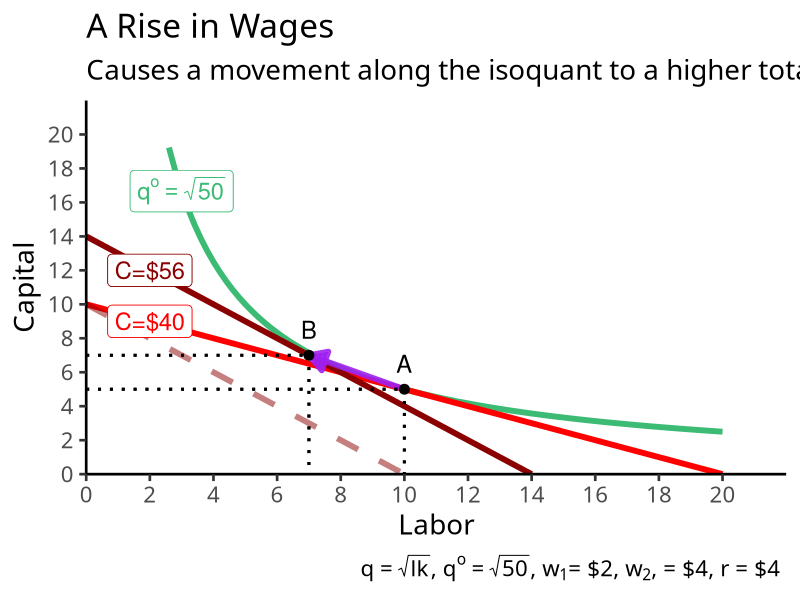
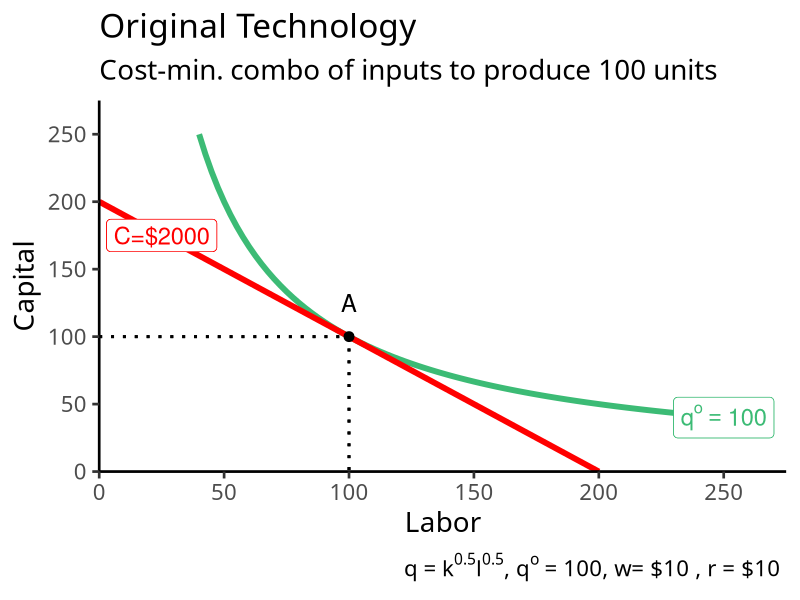
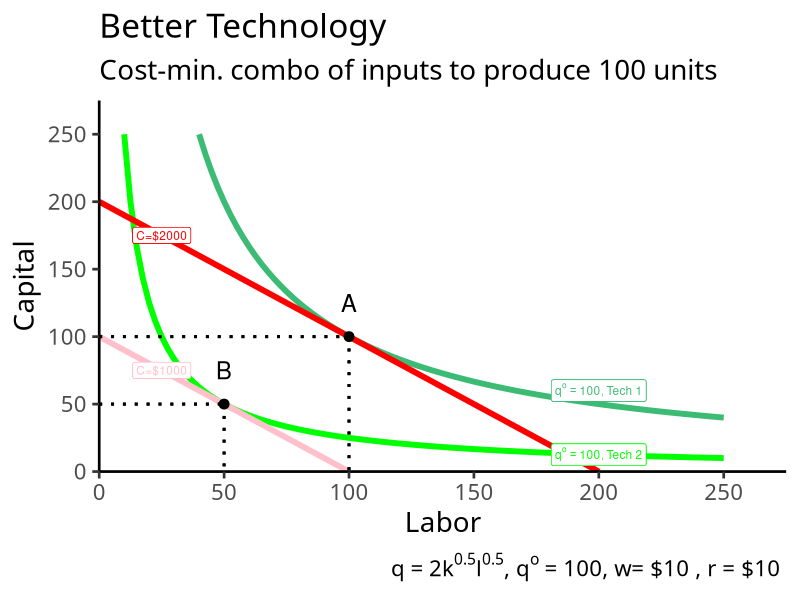

Generate these figures, in order, with R:
## ---- chunk 1
knitr::opts_chunk$set(echo = FALSE,
                      message = FALSE,
                      warning = FALSE)
## ---- chunk 2
library(tidyverse)
points_opt<-tribble(
  ~letter, ~x, ~y,
  "A", 10, 5,
  "B", 7, 7
)

iq_opt=function(x){50/x}
IC_10=function(x){10-0.5*x}
IC_10_2=function(x){10-x}
IC_14=function(x){14-x}

ggplot(data.frame(x=c(0,10)), aes(x=x))+
  stat_function(fun=iq_opt, geom="line", size=2, color = "#3CBB75FF")+
  stat_function(fun=IC_10, geom="line", size=2, color = "red")+
  stat_function(fun=IC_10_2, geom="line", size=2, color = "darkred", linetype="dashed", alpha=0.5)+
  geom_label(aes(x=3,y=iq_opt(3)), color = "#3CBB75FF", label=expression(q^o==sqrt(50)), size = 6)+
  geom_label(aes(x=2,y=IC_10(2)), color = "red", label="C=$40", size = 6)+
  # new cost line and label
  stat_function(fun=IC_14, geom="line", size=2, color = "darkred")+
  geom_label(aes(x=2,y=IC_14(2)), color = "darkred", label="C=$56", size = 6)+
  # arrow
  annotate("segment", x = 10, xend = 7, y = 5, yend = 7, color = "purple", size=2, alpha=0.9, arrow=arrow(length=unit(0.5,"cm"), ends="last", type="closed"))+
  geom_point(data = points_opt,
             mapping=aes(x=x, y=y),
             size = 3)+
  geom_text(data = points_opt,
             mapping=aes(x=x, y=(y+1.5),
             label = letter),
             size = 6)+
  # old point A lines
  geom_segment(aes(x = 0, xend = 10, y = 5, yend=5), linetype="dotted", size=1)+
  geom_segment(aes(x = 10, xend = 10, y = 5, yend=0), linetype="dotted", size=1)+
  # new point B lines
  geom_segment(aes(x = 0, xend = 7, y = 7, yend=7), linetype="dotted", size=1)+
  geom_segment(aes(x = 7, xend = 7, y = 7, yend=0), linetype="dotted", size=1)+
  
    scale_x_continuous(breaks=seq(0,20,2),
                     limits=c(0,20),
                     expand=expand_scale(mult=c(0,0.1)))+
  scale_y_continuous(breaks=seq(0,20,2),
                     limits=c(0,20),
                     expand=expand_scale(mult=c(0,0.1)))+
  #scale_colour_manual("Curves", values = line_colors, guide=F)+
  labs(x = "Labor",
       y = "Capital",
       title = "A Rise in Wages",
       subtitle = "Causes a movement along the isoquant to a higher total cost",
       caption = expression(paste(q==sqrt(lk), ", ", q^o==sqrt(50), ", ", w[1], "= $2, ", w[2], ", = $4, ", r," = $4", sep=" ")))+
  theme_classic(base_family = "Fira Sans Condensed", base_size=20)
## ---- chunk 3
points_tech1<-tribble(
  ~letter, ~x, ~y,
  "A", 100, 100
)

iq_tech_opt=function(x){10000/x}
IC_tech_min=function(x){200-x}

ggplot(data.frame(x=c(0,10)), aes(x=x))+
  stat_function(fun=iq_tech_opt, geom="line", size=2, color = "#3CBB75FF")+
  stat_function(fun=IC_tech_min, geom="line", size=2, color = "red")+
  geom_label(aes(x=250,y=iq_tech_opt(250)), color = "#3CBB75FF", label=expression(q^o==100), size = 6)+
  geom_label(aes(x=25,y=IC_tech_min(25)), color = "red", label="C=$2000", size = 6)+
  geom_point(data = points_tech1,
             mapping=aes(x=x, y=y),
             size = 3)+
  geom_text(data = points_tech1,
             mapping=aes(x=x, y=(y+25),
             label = letter),
             size = 6)+
  # old point A lines
  geom_segment(aes(x = 0, xend = 100, y = 100, yend=100), linetype="dotted", size=1)+
  geom_segment(aes(x = 100, xend = 100, y = 100, yend=0), linetype="dotted", size=1)+
    scale_x_continuous(breaks=seq(0,250,50),
                     limits=c(0,250),
                     expand=expand_scale(mult=c(0,0.1)))+
  scale_y_continuous(breaks=seq(0,250,50),
                     limits=c(0,250),
                     expand=expand_scale(mult=c(0,0.1)))+
  #scale_colour_manual("Curves", values = line_colors, guide=F)+
  labs(x = "Labor",
       y = "Capital",
       title = "Original Technology",
       subtitle = "Cost-min. combo of inputs to produce 100 units",
       caption = expression(paste(q==k^{0.5}*l^{0.5}, ", ", q^o==100, ", w= $10 , ","r = $10", sep=" ")))+
  theme_classic(base_family = "Fira Sans Condensed", base_size=20)
## ---- chunk 4
points_tech2<-tribble(
  ~letter, ~x, ~y,
  "A", 100, 100,
  "B", 50, 50
)

iq_tech_opt_2=function(x){2500/x}
IC_tech_min_2=function(x){100-x}

ggplot(data.frame(x=c(0,10)), aes(x=x))+
  stat_function(fun=iq_tech_opt, geom="line", size=2, color = "#3CBB75FF")+
  stat_function(fun=iq_tech_opt_2, geom="line", size=2, color = "green")+
  stat_function(fun=IC_tech_min, geom="line", size=2, color = "red")+
  stat_function(fun=IC_tech_min_2, geom="line", size=2, color = "pink")+
  geom_label(aes(x=200,y=(iq_tech_opt(200)+10)), color = "#3CBB75FF", label=expression(paste(q^o==100, ", Tech 1")), size = 3)+
  geom_label(aes(x=200,y=iq_tech_opt_2(200)), color = "green", label=expression(paste(q^o==100, ", Tech 2")), size = 3)+
  geom_label(aes(x=25,y=IC_tech_min(25)), color = "red", label="C=$2000", size = 3)+
  geom_label(aes(x=25,y=IC_tech_min_2(25)), color = "pink", label="C=$1000", size = 3)+
  geom_point(data = points_tech2,
             mapping=aes(x=x, y=y),
             size = 3)+
  geom_text(data = points_tech2,
             mapping=aes(x=x, y=(y+25),
             label = letter),
             size = 6)+
  # old point A lines
  geom_segment(aes(x = 0, xend = 100, y = 100, yend=100), linetype="dotted", size=1)+
  geom_segment(aes(x = 100, xend = 100, y = 100, yend=0), linetype="dotted", size=1)+
  # new point B lines
  geom_segment(aes(x = 0, xend = 50, y = 50, yend=50), linetype="dotted", size=1)+
  geom_segment(aes(x = 50, xend = 50, y = 50, yend=0), linetype="dotted", size=1)+
    scale_x_continuous(breaks=seq(0,250,50),
                     limits=c(0,250),
                     expand=expand_scale(mult=c(0,0.1)))+
  scale_y_continuous(breaks=seq(0,250,50),
                     limits=c(0,250),
                     expand=expand_scale(mult=c(0,0.1)))+
  #scale_colour_manual("Curves", values = line_colors, guide=F)+
  labs(x = "Labor",
       y = "Capital",
       title = "Better Technology",
       subtitle = "Cost-min. combo of inputs to produce 100 units",
       caption = expression(paste(q==2*k^{0.5}*l^{0.5}, ", ", q^o==100, ", w= $10 , ","r = $10", sep=" ")))+
  theme_classic(base_family = "Fira Sans Condensed", base_size=20)
